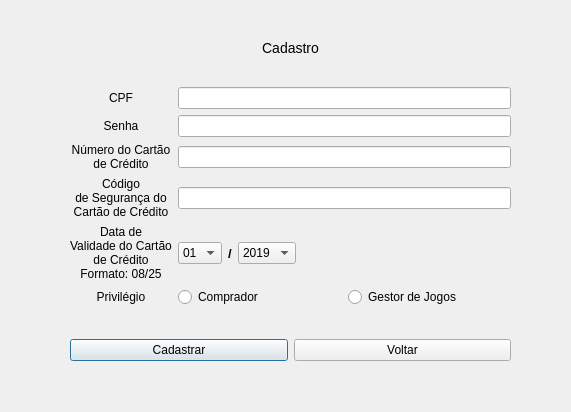
<?xml version="1.0" encoding="UTF-8"?>
<ui version="4.0">
 <class>Register</class>
 <widget class="QDialog" name="Register">
  <property name="geometry">
   <rect>
    <x>0</x>
    <y>0</y>
    <width>571</width>
    <height>412</height>
   </rect>
  </property>
  <property name="windowTitle">
   <string>Dialog</string>
  </property>
  <widget class="QWidget" name="gridLayoutWidget">
   <property name="geometry">
    <rect>
     <x>70</x>
     <y>40</y>
     <width>441</width>
     <height>321</height>
    </rect>
   </property>
   <layout class="QGridLayout" name="gridLayout">
    <item row="4" column="0">
     <layout class="QHBoxLayout" name="horizontalLayout">
      <item>
       <widget class="QPushButton" name="btn_register">
        <property name="text">
         <string>Cadastrar</string>
        </property>
       </widget>
      </item>
      <item>
       <widget class="QPushButton" name="btn_return">
        <property name="text">
         <string>Voltar</string>
        </property>
       </widget>
      </item>
     </layout>
    </item>
    <item row="0" column="0">
     <widget class="QLabel" name="title_cadastro">
      <property name="styleSheet">
       <string notr="true">font-size: 14px;
font: 75 14pt &quot;MS Shell Dlg 2&quot;;</string>
      </property>
      <property name="text">
       <string>Cadastro</string>
      </property>
      <property name="alignment">
       <set>Qt::AlignCenter</set>
      </property>
     </widget>
    </item>
    <item row="3" column="0">
     <spacer name="verticalSpacer">
      <property name="orientation">
       <enum>Qt::Vertical</enum>
      </property>
      <property name="sizeHint" stdset="0">
       <size>
        <width>20</width>
        <height>40</height>
       </size>
      </property>
     </spacer>
    </item>
    <item row="2" column="0">
     <layout class="QGridLayout" name="gridLayout_2">
      <item row="2" column="0">
       <widget class="QLabel" name="lb_card_number">
        <property name="text">
         <string>Número do Cartão
de Crédito</string>
        </property>
        <property name="alignment">
         <set>Qt::AlignCenter</set>
        </property>
       </widget>
      </item>
      <item row="2" column="1">
       <widget class="QLineEdit" name="line_card_number"/>
      </item>
      <item row="3" column="0">
       <widget class="QLabel" name="lb_security_number_card">
        <property name="text">
         <string>Código
de Segurança do
Cartão de Crédito</string>
        </property>
        <property name="alignment">
         <set>Qt::AlignCenter</set>
        </property>
       </widget>
      </item>
      <item row="0" column="1">
       <widget class="QLineEdit" name="line_cpf"/>
      </item>
      <item row="5" column="1">
       <layout class="QHBoxLayout" name="horizontalLayout_2">
        <item>
         <widget class="QRadioButton" name="rd_customer">
          <property name="text">
           <string>Comprador</string>
          </property>
         </widget>
        </item>
        <item>
         <widget class="QRadioButton" name="rd_game_manager">
          <property name="text">
           <string>Gestor de Jogos</string>
          </property>
         </widget>
        </item>
       </layout>
      </item>
      <item row="3" column="1">
       <widget class="QLineEdit" name="line_security_number_card">
        <property name="echoMode">
         <enum>QLineEdit::Password</enum>
        </property>
       </widget>
      </item>
      <item row="0" column="0">
       <widget class="QLabel" name="lb_cpf">
        <property name="text">
         <string>CPF</string>
        </property>
        <property name="alignment">
         <set>Qt::AlignCenter</set>
        </property>
       </widget>
      </item>
      <item row="4" column="0">
       <widget class="QLabel" name="lb_expiration_date_card">
        <property name="text">
         <string>Data de
Validade do Cartão
de Crédito
Formato: 08/25</string>
        </property>
        <property name="alignment">
         <set>Qt::AlignCenter</set>
        </property>
       </widget>
      </item>
      <item row="1" column="0">
       <widget class="QLabel" name="lb_password">
        <property name="text">
         <string>Senha</string>
        </property>
        <property name="alignment">
         <set>Qt::AlignCenter</set>
        </property>
       </widget>
      </item>
      <item row="5" column="0">
       <widget class="QLabel" name="lb_authority">
        <property name="text">
         <string>Privilégio</string>
        </property>
        <property name="alignment">
         <set>Qt::AlignCenter</set>
        </property>
       </widget>
      </item>
      <item row="1" column="1">
       <widget class="QLineEdit" name="line_password">
        <property name="echoMode">
         <enum>QLineEdit::Password</enum>
        </property>
       </widget>
      </item>
      <item row="4" column="1">
       <layout class="QHBoxLayout" name="horizontalLayout_3">
        <item>
         <widget class="QComboBox" name="cb_month">
          <item>
           <property name="text">
            <string>01</string>
           </property>
          </item>
          <item>
           <property name="text">
            <string>02</string>
           </property>
          </item>
          <item>
           <property name="text">
            <string>03</string>
           </property>
          </item>
          <item>
           <property name="text">
            <string>04</string>
           </property>
          </item>
          <item>
           <property name="text">
            <string>05</string>
           </property>
          </item>
          <item>
           <property name="text">
            <string>06</string>
           </property>
          </item>
          <item>
           <property name="text">
            <string>07</string>
           </property>
          </item>
          <item>
           <property name="text">
            <string>08</string>
           </property>
          </item>
          <item>
           <property name="text">
            <string>09</string>
           </property>
          </item>
          <item>
           <property name="text">
            <string>10</string>
           </property>
          </item>
          <item>
           <property name="text">
            <string>11</string>
           </property>
          </item>
          <item>
           <property name="text">
            <string>12</string>
           </property>
          </item>
         </widget>
        </item>
        <item>
         <widget class="QLabel" name="label">
          <property name="font">
           <font>
            <pointsize>10</pointsize>
            <weight>75</weight>
            <bold>true</bold>
           </font>
          </property>
          <property name="text">
           <string>/</string>
          </property>
         </widget>
        </item>
        <item>
         <widget class="QComboBox" name="cb_year">
          <item>
           <property name="text">
            <string>2019</string>
           </property>
          </item>
          <item>
           <property name="text">
            <string>2020</string>
           </property>
          </item>
          <item>
           <property name="text">
            <string>2021</string>
           </property>
          </item>
          <item>
           <property name="text">
            <string>2022</string>
           </property>
          </item>
          <item>
           <property name="text">
            <string>2023</string>
           </property>
          </item>
          <item>
           <property name="text">
            <string>2024</string>
           </property>
          </item>
          <item>
           <property name="text">
            <string>2025</string>
           </property>
          </item>
          <item>
           <property name="text">
            <string>2026</string>
           </property>
          </item>
         </widget>
        </item>
        <item>
         <spacer name="horizontalSpacer">
          <property name="orientation">
           <enum>Qt::Horizontal</enum>
          </property>
          <property name="sizeHint" stdset="0">
           <size>
            <width>300</width>
            <height>0</height>
           </size>
          </property>
         </spacer>
        </item>
       </layout>
      </item>
     </layout>
    </item>
    <item row="1" column="0">
     <spacer name="verticalSpacer_2">
      <property name="orientation">
       <enum>Qt::Vertical</enum>
      </property>
      <property name="sizeHint" stdset="0">
       <size>
        <width>20</width>
        <height>40</height>
       </size>
      </property>
     </spacer>
    </item>
   </layout>
  </widget>
 </widget>
 <tabstops>
  <tabstop>line_cpf</tabstop>
  <tabstop>line_password</tabstop>
  <tabstop>line_card_number</tabstop>
  <tabstop>line_security_number_card</tabstop>
  <tabstop>rd_customer</tabstop>
  <tabstop>rd_game_manager</tabstop>
  <tabstop>btn_register</tabstop>
  <tabstop>btn_return</tabstop>
 </tabstops>
 <resources/>
 <connections/>
</ui>
